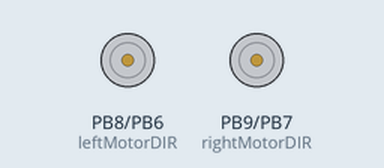
A sketch run on a simulated STM32 Blue Pill. On the bench: direction and speed pins drawn as motors (green arrow = direction pin HIGH = forward, orange = LOW = backward, longer = more drive).

Above: at 0.2 s.
Timing chart, 0 to 1.7 s (numbered marks = the images above):
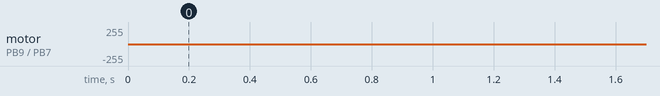

The sketch:

FuryMotorTest.ino
```cpp
#define leftMotorPWM PB6
#define rightMotorPWM PB7
#define leftMotorDIR PB8
#define rightMotorDIR PB9


void setup() {
  pinMode(leftMotorPWM, OUTPUT);
  pinMode(rightMotorPWM, OUTPUT);
  pinMode(leftMotorDIR, OUTPUT);
  pinMode(rightMotorDIR, OUTPUT);
  delay(100);
}

void loop() {
  digitalWrite(leftMotorDIR, HIGH);
  for (int i = 0; i <= 255; i++)
    analogWrite(leftMotorPWM, i);
  analogWrite(leftMotorPWM, 0);
  delay(1000);

  digitalWrite(leftMotorDIR, LOW);
  for (int i = 0; i <= 255; i++)
    analogWrite(leftMotorPWM, i);
  analogWrite(leftMotorPWM, 0);
  delay(1000);

  digitalWrite(rightMotorDIR, HIGH);
  for (int i = 0; i <= 255; i++)
    analogWrite(rightMotorPWM, i);
  analogWrite(rightMotorPWM, 0);
  delay(1000);


  digitalWrite(rightMotorDIR, LOW);
  for (int i = 0; i <= 255; i++)
    analogWrite(rightMotorPWM, i);
  analogWrite(rightMotorPWM, 0);
  delay(1000);


}
```
